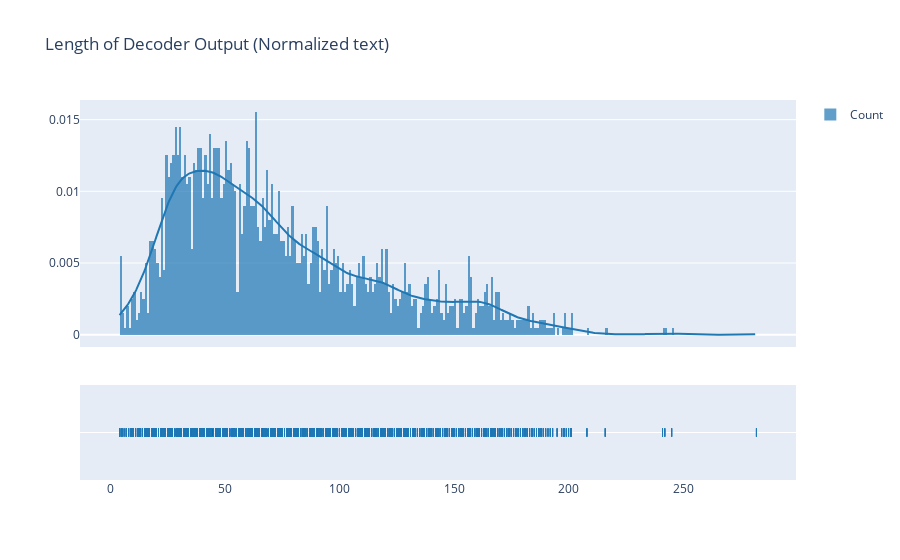

Notebook source saved alongside this figure:
### Code cell
# Distance plot for length of decoder output
fig = ff.create_distplot([preprocessed_df['decoder_output'].apply(len).values], ['Count'])
fig.update_layout(title= 'Length of Decoder Output (Normalized text)')
fig.show()

display(stats.describe(preprocessed_df['decoder_output'].apply(len)))

### Figure 1 — Plotly figure (JSON) as saved in the notebook; plotly's stock layout.template omitted (floating-point values rounded to 4 significant figures; data arrays with more than 128 entries replaced by an {"elided": "..."} marker saying what was removed)
{"data": [{"autobinx": false, "histnorm": "probability density", "legendgroup": "Count", "marker": {"color": "rgb(31, 119, 180)"}, "name": "Count", "opacity": 0.7, "type": "histogram", "x": {"elided": "8000 int values"}, "xaxis": "x", "xbins": {"end": 282, "size": 1, "start": 4}, "yaxis": "y"}, {"legendgroup": "Count", "marker": {"color": "rgb(31, 119, 180)"}, "mode": "lines", "name": "Count", "showlegend": false, "type": "scatter", "x": {"elided": "500 float values"}, "xaxis": "x", "y": {"elided": "500 float values"}, "yaxis": "y"}, {"legendgroup": "Count", "marker": {"color": "rgb(31, 119, 180)", "symbol": "line-ns-open"}, "mode": "markers", "name": "Count", "showlegend": false, "type": "scatter", "x": {"elided": "8000 int values"}, "xaxis": "x", "y": {"elided": "8000 str values"}, "yaxis": "y2"}], "layout": {"barmode": "overlay", "hovermode": "closest", "legend": {"traceorder": "reversed"}, "title": {"text": "Length of Decoder Output (Normalized text)"}, "xaxis": {"anchor": "y2", "domain": [0, 1], "zeroline": false}, "yaxis": {"anchor": "free", "domain": [0.35, 1], "position": 0}, "yaxis2": {"anchor": "x", "domain": [0, 0.25], "dtick": 1, "showticklabels": false}}}
